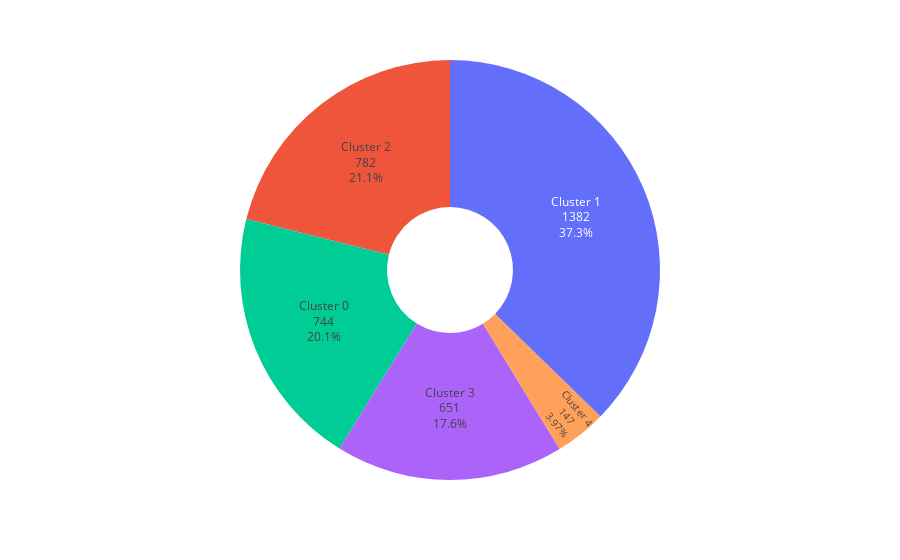

Source (notebook cell):
### Code cell
import plotly.express as px
# This dataframe has 244 lines, but 4 distinct values for `day`
df_pie= _df.labels.value_counts(sort=False).to_frame().reset_index().rename(columns={'index': 'clusters'})
df_pie['clusters']= df_pie.clusters.apply(lambda x: 'Cluster '+str(x))
fig = px.pie(df_pie, values='labels', names='clusters',hole=0.3)
fig.update_traces(textposition='inside', textinfo='percent+label+value',showlegend=False)
fig.show()
fig.write_image('SpectralPie.png',format='png')

### Figure 1 — Plotly figure (JSON) as saved in the notebook; plotly's stock layout.template omitted (floating-point values rounded to 4 significant figures)
{"data": [{"domain": {"x": [0, 1], "y": [0, 1]}, "hole": 0.3, "hovertemplate": "clusters=%{label}<br>labels=%{value}<extra></extra>", "labels": ["Cluster 2", "Cluster 1", "Cluster 0", "Cluster 3", "Cluster 4"], "legendgroup": "", "name": "", "showlegend": false, "textinfo": "percent+label+value", "textposition": "inside", "type": "pie", "values": [782, 1382, 744, 651, 147]}], "layout": {"autosize": true, "legend": {"tracegroupgap": 0}, "margin": {"t": 60}}}
